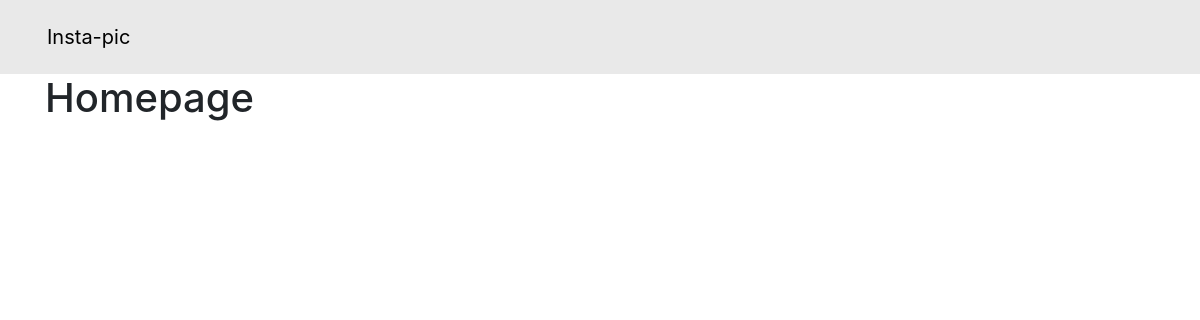
Before: / with the older database file.
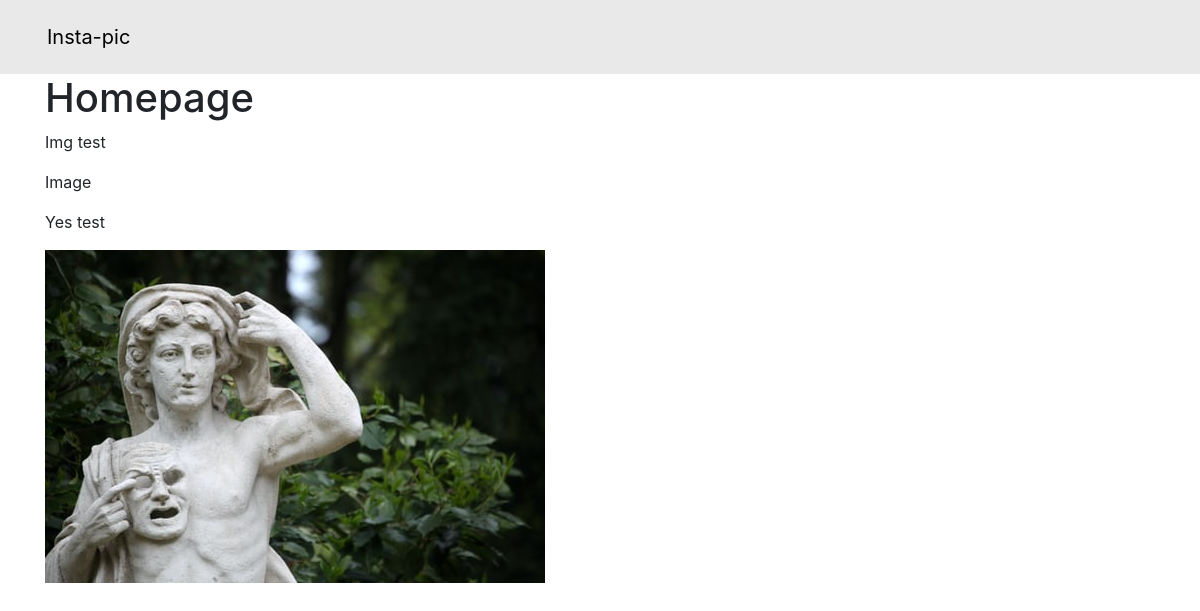
After: the same page with the newer database file.
### insta/models.py (models this page shows, shortened)
class Image(models.Model):
    image = models.ImageField(upload_to='insta/')
    img_name = models.CharField(max_length=60)
    caption = models.CharField(max_length=100)
    likes = models.CharField(max_length=30)
    comments = models.CharField(max_length=30)

### insta/views.py (the view)
# urls.py: path('', views.welcome, name='homepage'),
def welcome(request):
    images = Image.objects.all()
    return render(request, 'homepage.html', {'images': images})

### insta/templates/homepage.html (shortened to what this page needs)
{% extends 'base.html' %}
{% load bootstrap4 %}
{% load static %}
{% block styles %}
{% bootstrap_css %}
{% endblock %}
{% block content%}
<div class="container">
<h1> Homepage</h1>
{% for image in images%}
<p> {{image.img_name}}</p>
<p> {{image.caption}}</p>
<p> {{image.comments}}</p>
<img src="{{image.image.url}}" class="img-responsive" alt="image">
</div>
{% endfor %}
{% endblock %}

### insta/templates/base.html (shortened to what this page needs)
{% load bootstrap4 %}
{% load static %}
<!DOCTYPE html>
<html>
<head>
    {% block styles %}{% endblock %}
</head>
<body>
    {% include 'navbar.html' %}
    {% block content %}
    {% endblock %}
</body>
</html>

### insta/templates/navbar.html (shortened to what this page needs)
<!DOCTYPE html>
<html lang="en">
<head>
</head>
<body>
    <div class="topnav">
        <nav class="navbar navbar-inverse">
            <div class="container-fluid">
                <div class="navbar-header">
                    <a class="navbar-brand" href="#">Insta-pic</a>
                </div>
            </div>
    </div>
</body>
</html>

### insta/templates/navbar.html (style rules this page uses)
.topnav { overflow: hidden; background-color: #e9e9e9; }
.topnav a { float: left; display: block; color: black; text-align: center; padding: 14px 16px; text-decoration: none; font-size: 20px; }

Changed rows visible on the page:
added Image: img_name "Img test", caption "Image", comments "Yes test", image (picture)
